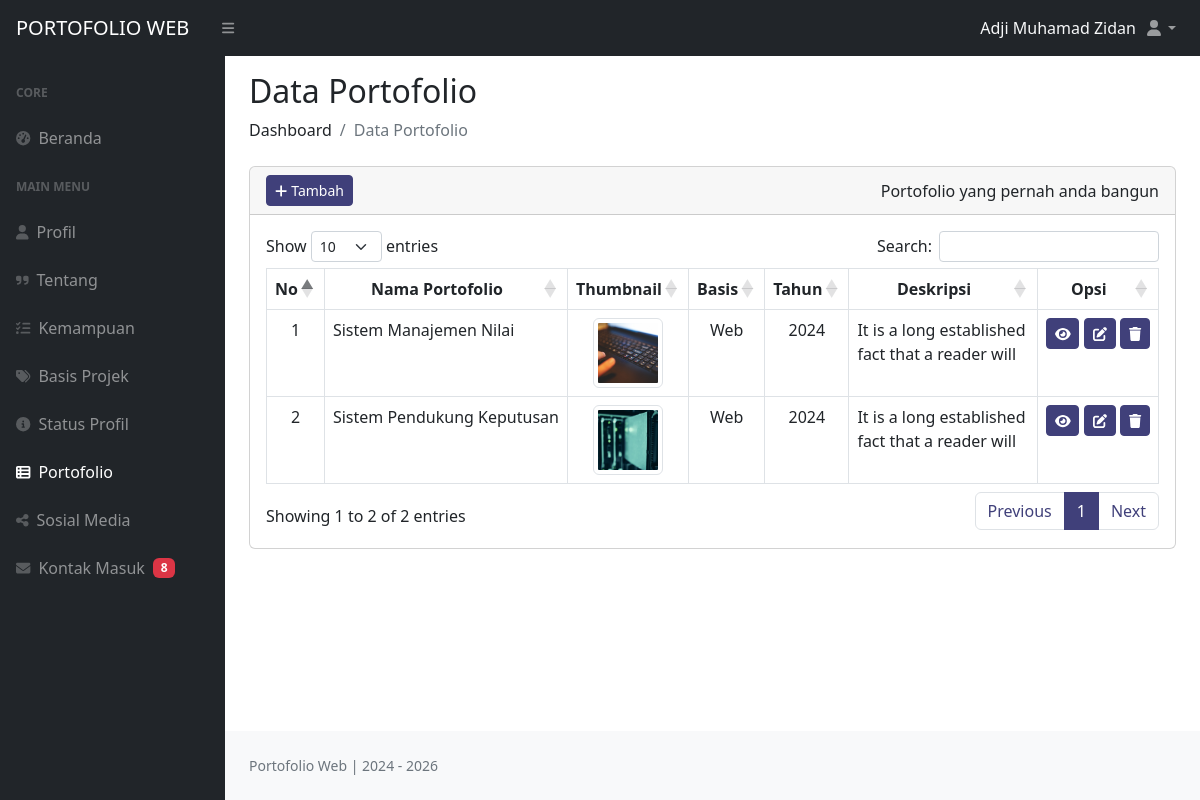
The app's page /dashboard/index.php?halaman=portofolio (signed in) with its own data.
### tables this page shows
CREATE TABLE `dt_portofolio` (
  `id` int(11) NOT NULL,
  `judul_portofolio` varchar(100) NOT NULL,
  `thumbnail` varchar(255) NOT NULL,
  `id_basis` int(11) NOT NULL,
  `tahun_pembuatan` year(4) NOT NULL,
  `deskripsi` longtext NOT NULL,
  `link_porto` varchar(80) NOT NULL,
  `id_admin` int(11) NOT NULL,
  `created_at` timestamp NOT NULL DEFAULT current_timestamp() ON UPDATE current_timestamp()
);

CREATE TABLE `dt_basisprojek` (
  `id` int(11) NOT NULL,
  `nama_basis` varchar(30) NOT NULL,
  `id_admin` int(11) NOT NULL,
  `created_at` timestamp NOT NULL DEFAULT current_timestamp() ON UPDATE current_timestamp()
);

### dashboard/pages/portofolio.php (the view, shortened to what this page needs)
<?php
  require 'config/koneksi_db.php';
  $sql = "SELECT dt_portofolio.id, dt_portofolio.judul_portofolio, dt_portofolio.thumbnail,
  dt_portofolio.id_basis, dt_basisprojek.nama_basis, dt_portofolio.tahun_pembuatan,
  dt_portofolio.deskripsi, dt_portofolio.link_porto, dt_portofolio.id_admin, dt_portofolio.created_at
  FROM dt_portofolio INNER JOIN dt_basisprojek ON dt_portofolio.id_basis = dt_basisprojek.id;";
  $query = mysqli_query($koneksi, $sql);
  $row = [];
  while ($data = mysqli_fetch_assoc($query)) {
    $row[] = $data;
  }
?>
<h2 class="mt-3">Data Portofolio</h2>
<ol class="breadcrumb mb-4">
  <li class="breadcrumb-item">Dashboard</li>
  <li class="breadcrumb-item active">Data Portofolio</li>
</ol>
<div class="row">
  <div class="col mb-4">
    <div class="card">
      <div class="card-header">
        <div class="d-flex justify-content-between align-items-center">
          <div class="opsi-tambah">
            <a href="index.php?halaman=tambah_porto" class="btn btn-primary btn-sm text-white"><i class="fas fa-plus me-1"></i>Tambah</a>
          </div>
          <span class="d-none d-md-block">Portofolio yang pernah anda bangun</span>
        </div>
      </div>
      <div class="card-body table-responsive">
        <table id="tabel_porto" class="table table-bordered">
            <thead>
              <tr>
                <th class="text-center text-nowrap">No</th>
                <th class="text-center text-nowrap">Nama Portofolio</th>
                <th class="text-center text-nowrap">Thumbnail</th>
                <th class="text-center text-nowrap">Basis</th>
                <th class="text-center text-nowrap">Tahun</th>
                <th class="text-center text-nowrap" style="width: 35%;">Deskripsi</th>
                <th class="text-center text-nowrap">Opsi</th>
              </tr>
            </thead>
            <tbody>
              <?php
                $no = 0;
                foreach ($row as $porto) :
                $no++;
              ?>
                <tr>
                  <td class="text-center"><?= $no; ?></td>
                  <td class=" text-nowrap"><?= $porto['judul_portofolio']; ?></td>
                  <td class="text-center">
                    <img src="file_thumbnail/<?= $porto['thumbnail']; ?>" alt="thumbnail" class="gambar-porto img-thumbnail">
                  </td>
                  <td class="text-center text-nowrap"><?= $porto['nama_basis']; ?></td>
                  <td class="text-center text-nowrap"><?= $porto['tahun_pembuatan']; ?></td>
                  <td>
                    <div class="deskripsi-port"><?= $porto['deskripsi']; ?></div>
                  </td>
                  <td nowrap="nowrap">
                    <center>
                      <button type="button" class="btn btn-primary btn-sm text-white btn-sm" data-bs-toggle="modal"
                      data-bs-target="#detailPorto<?= $porto['id']; ?>"><i class="fas fa-eye"></i></button>
                      <a href="index.php?halaman=edit_porto&edit=<?= $porto['id']; ?>" class="btn btn-primary btn-sm text-white btn-sm"><i class="fas fa-edit"></i></a>
                      <button type="button" class="btn btn-primary btn-sm text-white btn-sm" data-bs-toggle="modal"
                      data-bs-target="#hapusPorto<?= $porto['id']; ?>"><i class="fas fa-trash"></i></button>
                    </center>
                  </td>
                </tr>
              <?php endforeach; ?>
            </tbody>
        </table>
      </div>
    </div>
  </div>
</div>

### dashboard/index.php (style rules this page uses)
.btn-primary, .bg-primary { background-color: #40407a !important; border-color: #40407a !important; }
.gambar-porto { width: 70px; height: 70px; object-fit: cover; background-size: cover; }
.deskripsi-port { height: 50px; overflow: hidden; }
.deskripsi-port p { text-align: left !important; }

### records on screen
dt_portofolio: judul_portofolio "Sistem Manajemen Nilai", thumbnail (picture), id_basis.nama_basis "Web", tahun_pembuatan "2024", deskripsi "It is a long established fact that a reader will…"
dt_portofolio: judul_portofolio "Sistem Pendukung Keputusan", thumbnail (picture), id_basis.nama_basis "Web", tahun_pembuatan "2024", deskripsi "It is a long established fact that a reader will…"

### other values on screen
$_SESSION['admin'] "Adji Muhamad Zidan"
$jumlah "8"
